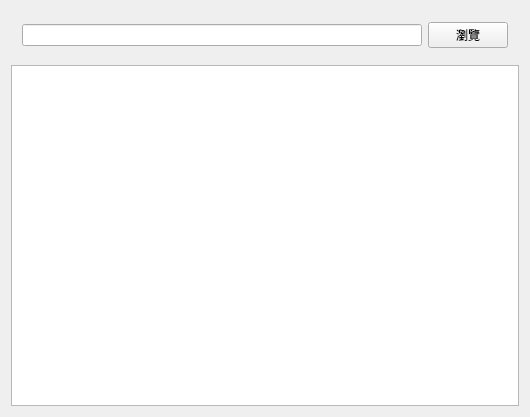
<?xml version="1.0" encoding="UTF-8"?>
<ui version="4.0">
 <class>Widget</class>
 <widget class="QWidget" name="Widget">
  <property name="geometry">
   <rect>
    <x>0</x>
    <y>0</y>
    <width>530</width>
    <height>417</height>
   </rect>
  </property>
  <property name="windowTitle">
   <string>Widget</string>
  </property>
  <layout class="QVBoxLayout" name="verticalLayout">
   <item>
    <widget class="QWidget" name="widget" native="true">
     <layout class="QHBoxLayout" name="horizontalLayout">
      <item>
       <widget class="QLineEdit" name="lineEdit"/>
      </item>
      <item>
       <widget class="QPushButton" name="pushButton">
        <property name="text">
         <string>瀏覽</string>
        </property>
       </widget>
      </item>
     </layout>
    </widget>
   </item>
   <item>
    <widget class="QPlainTextEdit" name="plainTextEdit">
     <property name="font">
      <font>
       <pointsize>18</pointsize>
      </font>
     </property>
    </widget>
   </item>
  </layout>
 </widget>
 <layoutdefault spacing="6" margin="11"/>
 <resources/>
 <connections/>
</ui>
